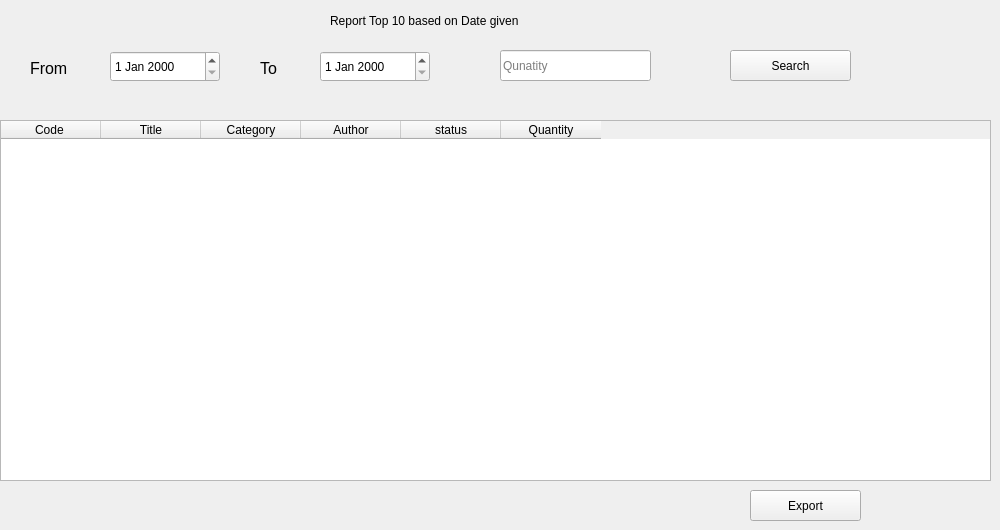
      <widget class="QWidget" name="tab_32">
       <attribute name="title">
        <string>Book Reports</string>
       </attribute>
       <widget class="QTableWidget" name="tableWidget_8">
        <property name="geometry">
         <rect>
          <x>0</x>
          <y>120</y>
          <width>991</width>
          <height>361</height>
         </rect>
        </property>
        <column>
         <property name="text">
          <string>Code </string>
         </property>
        </column>
        <column>
         <property name="text">
          <string>Title</string>
         </property>
        </column>
        <column>
         <property name="text">
          <string>Category</string>
         </property>
        </column>
        <column>
         <property name="text">
          <string>Author</string>
         </property>
        </column>
        <column>
         <property name="text">
          <string>status</string>
         </property>
        </column>
        <column>
         <property name="text">
          <string>Quantity</string>
         </property>
        </column>
       </widget>
       <widget class="QLabel" name="label_48">
        <property name="geometry">
         <rect>
          <x>330</x>
          <y>10</y>
          <width>251</width>
          <height>21</height>
         </rect>
        </property>
        <property name="text">
         <string>Report Top 10 based on Date given</string>
        </property>
       </widget>
       <widget class="QDateEdit" name="dateEdit">
        <property name="geometry">
         <rect>
          <x>110</x>
          <y>51</y>
          <width>110</width>
          <height>31</height>
         </rect>
        </property>
       </widget>
       <widget class="QDateEdit" name="dateEdit_2">
        <property name="geometry">
         <rect>
          <x>320</x>
          <y>51</y>
          <width>110</width>
          <height>31</height>
         </rect>
        </property>
       </widget>
       <widget class="QLabel" name="label_49">
        <property name="geometry">
         <rect>
          <x>30</x>
          <y>60</y>
          <width>55</width>
          <height>16</height>
         </rect>
        </property>
        <property name="font">
         <font>
          <pointsize>12</pointsize>
         </font>
        </property>
        <property name="text">
         <string>From</string>
        </property>
       </widget>
       <widget class="QLabel" name="label_50">
        <property name="geometry">
         <rect>
          <x>260</x>
          <y>60</y>
          <width>41</width>
          <height>16</height>
         </rect>
        </property>
        <property name="font">
         <font>
          <pointsize>12</pointsize>
         </font>
        </property>
        <property name="text">
         <string>To</string>
        </property>
       </widget>
       <widget class="QLineEdit" name="lineEdit_42">
        <property name="geometry">
         <rect>
          <x>500</x>
          <y>50</y>
          <width>151</width>
          <height>31</height>
         </rect>
        </property>
        <property name="placeholderText">
         <string>Qunatity</string>
        </property>
       </widget>
       <widget class="QPushButton" name="pushButton_28">
        <property name="geometry">
         <rect>
          <x>730</x>
          <y>50</y>
          <width>121</width>
          <height>31</height>
         </rect>
        </property>
        <property name="text">
         <string>Search</string>
        </property>
       </widget>
       <widget class="QPushButton" name="pushButton_30">
        <property name="enabled">
         <bool>true</bool>
        </property>
        <property name="geometry">
         <rect>
          <x>750</x>
          <y>490</y>
          <width>111</width>
          <height>31</height>
         </rect>
        </property>
        <property name="text">
         <string>Export</string>
        </property>
       </widget>
      </widget>
